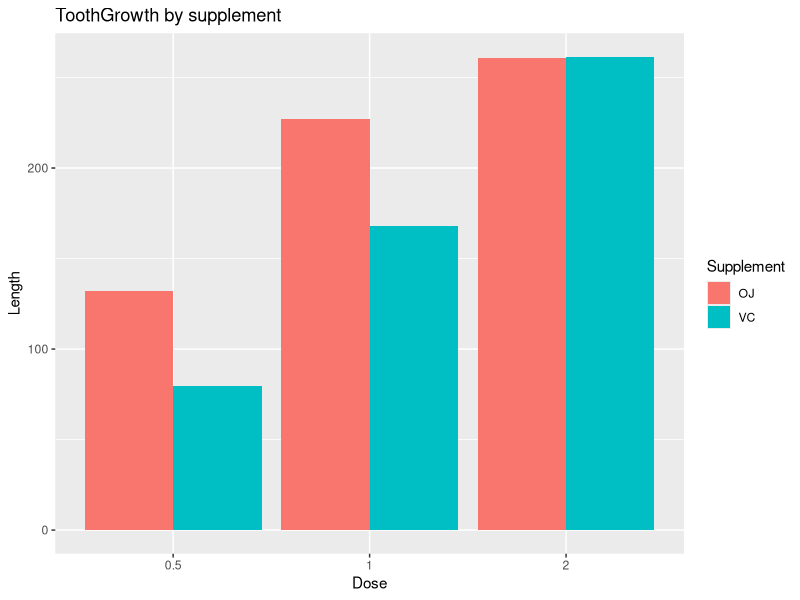

This chart was generated by the following R code:
## ---- chunk 1
data(ToothGrowth)
str(ToothGrowth)
## ---- chunk 2
library(ggplot2)
library(dplyr)

filtered <- ToothGrowth %>% 
    group_by(supp, dose) %>% 
    summarise_each(funs(sum(len))) %>% 
    as.data.frame()

filtered$dose <- as.factor(filtered$dose)

names(filtered) <- c("Supplement","Dose",'Length')

g <- ggplot(data = filtered, 
    aes(x = Dose, y = Length))
g <- g + geom_bar(stat = "identity", 
    aes(fill=Supplement), 
    position=position_dodge())
g + labs(title = "ToothGrowth by supplement")
